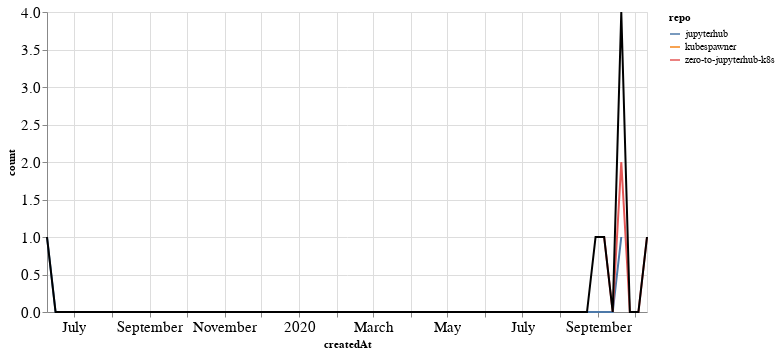

Notebook code for this chart:
### Markdown cell above
## PRs

### Code cell
prs_time = prs.groupby('repo').resample('W', on='createdAt').count()['author'].reset_index()
prs_time = prs_time.rename(columns={'author': 'count'})
prs_time_total = prs_time.groupby('createdAt').agg({"count": "sum"}).reset_index()

ch1 = alt.Chart(prs_time, width=600).mark_line().encode(
    x='createdAt',
    y='count',
    color='repo',
    tooltip="repo"
)

ch2 = alt.Chart(prs_time_total, width=600).mark_line(color="black").encode(
    x='createdAt',
    y='count',
)

ch1 + ch2

### Figure 1 — Vega-Lite specification as saved in the notebook (floating-point values rounded to 4 significant figures)
{"config": {"axisLeft": {"labelFontSize": 15}, "axisBottom": {"labelFontSize": 15}}, "layer": [{"data": {"name": "data-43f1b292c0eff2e46f5956563f9653a0"}, "mark": "line", "encoding": {"color": {"type": "nominal", "field": "repo"}, "tooltip": {"type": "nominal", "field": "repo"}, "x": {"type": "temporal", "field": "createdAt"}, "y": {"type": "quantitative", "field": "count"}}, "width": 600}, {"data": {"name": "data-376159fa00719edf4e0474def8fb3a87"}, "mark": {"type": "line", "color": "black"}, "encoding": {"x": {"type": "temporal", "field": "createdAt"}, "y": {"type": "quantitative", "field": "count"}}, "width": 600}], "$schema": "https://vega.github.io/schema/vega-lite/v4.8.1.json", "datasets": {"data-43f1b292c0eff2e46f5956563f9653a0": [{"repo": "jupyterhub", "createdAt": "2019-06-09T00:00:00", "count": 1}, {"repo": "jupyterhub", "createdAt": "2019-06-16T00:00:00", "count": 0}, {"repo": "jupyterhub", "createdAt": "2019-06-23T00:00:00", "count": 0}, {"repo": "jupyterhub", "createdAt": "2019-06-30T00:00:00", "count": 0}, {"repo": "jupyterhub", "createdAt": "2019-07-07T00:00:00", "count": 0}, {"repo": "jupyterhub", "createdAt": "2019-07-14T00:00:00", "count": 0}, {"repo": "jupyterhub", "createdAt": "2019-07-21T00:00:00", "count": 0}, {"repo": "jupyterhub", "createdAt": "2019-07-28T00:00:00", "count": 0}, {"repo": "jupyterhub", "createdAt": "2019-08-04T00:00:00", "count": 0}, {"repo": "jupyterhub", "createdAt": "2019-08-11T00:00:00", "count": 0}, {"repo": "jupyterhub", "createdAt": "2019-08-18T00:00:00", "count": 0}, {"repo": "jupyterhub", "createdAt": "2019-08-25T00:00:00", "count": 0}, {"repo": "jupyterhub", "createdAt": "2019-09-01T00:00:00", "count": 0}, {"repo": "jupyterhub", "createdAt": "2019-09-08T00:00:00", "count": 0}, {"repo": "jupyterhub", "createdAt": "2019-09-15T00:00:00", "count": 0}, {"repo": "jupyterhub", "createdAt": "2019-09-22T00:00:00", "count": 0}, {"repo": "jupyterhub", "createdAt": "2019-09-29T00:00:00", "count": 0}, {"repo": "jupyterhub", "createdAt": "2019-10-06T00:00:00", "count": 0}, {"repo": "jupyterhub", "createdAt": "2019-10-13T00:00:00", "count": 0}, {"repo": "jupyterhub", "createdAt": "2019-10-20T00:00:00", "count": 0}, {"repo": "jupyterhub", "createdAt": "2019-10-27T00:00:00", "count": 0}, {"repo": "jupyterhub", "createdAt": "2019-11-03T00:00:00", "count": 0}, {"repo": "jupyterhub", "createdAt": "2019-11-10T00:00:00", "count": 0}, {"repo": "jupyterhub", "createdAt": "2019-11-17T00:00:00", "count": 0}, {"repo": "jupyterhub", "createdAt": "2019-11-24T00:00:00", "count": 0}, {"repo": "jupyterhub", "createdAt": "2019-12-01T00:00:00", "count": 0}, {"repo": "jupyterhub", "createdAt": "2019-12-08T00:00:00", "count": 0}, {"repo": "jupyterhub", "createdAt": "2019-12-15T00:00:00", "count": 0}, {"repo": "jupyterhub", "createdAt": "2019-12-22T00:00:00", "count": 0}, {"repo": "jupyterhub", "createdAt": "2019-12-29T00:00:00", "count": 0}, {"repo": "jupyterhub", "createdAt": "2020-01-05T00:00:00", "count": 0}, {"repo": "jupyterhub", "createdAt": "2020-01-12T00:00:00", "count": 0}, {"repo": "jupyterhub", "createdAt": "2020-01-19T00:00:00", "count": 0}, {"repo": "jupyterhub", "createdAt": "2020-01-26T00:00:00", "count": 0}, {"repo": "jupyterhub", "createdAt": "2020-02-02T00:00:00", "count": 0}, {"repo": "jupyterhub", "createdAt": "2020-02-09T00:00:00", "count": 0}, {"repo": "jupyterhub", "createdAt": "2020-02-16T00:00:00", "count": 0}, {"repo": "jupyterhub", "createdAt": "2020-02-23T00:00:00", "count": 0}, {"repo": "jupyterhub", "createdAt": "2020-03-01T00:00:00", "count": 0}, {"repo": "jupyterhub", "createdAt": "2020-03-08T00:00:00", "count": 0}, {"repo": "jupyterhub", "createdAt": "2020-03-15T00:00:00", "count": 0}, {"repo": "jupyterhub", "createdAt": "2020-03-22T00:00:00", "count": 0}, {"repo": "jupyterhub", "createdAt": "2020-03-29T00:00:00", "count": 0}, {"repo": "jupyterhub", "createdAt": "2020-04-05T00:00:00", "count": 0}, {"repo": "jupyterhub", "createdAt": "2020-04-12T00:00:00", "count": 0}, {"repo": "jupyterhub", "createdAt": "2020-04-19T00:00:00", "count": 0}, {"repo": "jupyterhub", "createdAt": "2020-04-26T00:00:00", "count": 0}, {"repo": "jupyterhub", "createdAt": "2020-05-03T00:00:00", "count": 0}, {"repo": "jupyterhub", "createdAt": "2020-05-10T00:00:00", "count": 0}, {"repo": "jupyterhub", "createdAt": "2020-05-17T00:00:00", "count": 0}, {"repo": "jupyterhub", "createdAt": "2020-05-24T00:00:00", "count": 0}, {"repo": "jupyterhub", "createdAt": "2020-05-31T00:00:00", "count": 0}, {"repo": "jupyterhub", "createdAt": "2020-06-07T00:00:00", "count": 0}, {"repo": "jupyterhub", "createdAt": "2020-06-14T00:00:00", "count": 0}, {"repo": "jupyterhub", "createdAt": "2020-06-21T00:00:00", "count": 0}, {"repo": "jupyterhub", "createdAt": "2020-06-28T00:00:00", "count": 0}, {"repo": "jupyterhub", "createdAt": "2020-07-05T00:00:00", "count": 0}, {"repo": "jupyterhub", "createdAt": "2020-07-12T00:00:00", "count": 0}, {"repo": "jupyterhub", "createdAt": "2020-07-19T00:00:00", "count": 0}, {"repo": "jupyterhub", "createdAt": "2020-07-26T00:00:00", "count": 0}, {"repo": "jupyterhub", "createdAt": "2020-08-02T00:00:00", "count": 0}, {"repo": "jupyterhub", "createdAt": "2020-08-09T00:00:00", "count": 0}, {"repo": "jupyterhub", "createdAt": "2020-08-16T00:00:00", "count": 0}, {"repo": "jupyterhub", "createdAt": "2020-08-23T00:00:00", "count": 0}, {"repo": "jupyterhub", "createdAt": "2020-08-30T00:00:00", "count": 0}, {"repo": "jupyterhub", "createdAt": "2020-09-06T00:00:00", "count": 0}, {"repo": "jupyterhub", "createdAt": "2020-09-13T00:00:00", "count": 0}, {"repo": "jupyterhub", "createdAt": "2020-09-20T00:00:00", "count": 1}, {"repo": "kubespawner", "createdAt": "2020-09-20T00:00:00", "count": 1}, {"repo": "zero-to-jupyterhub-k8s", "createdAt": "2020-08-30T00:00:00", "count": 1}, {"repo": "zero-to-jupyterhub-k8s", "createdAt": "2020-09-06T00:00:00", "count": 1}, {"repo": "zero-to-jupyterhub-k8s", "createdAt": "2020-09-13T00:00:00", "count": 0}, {"repo": "zero-to-jupyterhub-k8s", "createdAt": "2020-09-20T00:00:00", "count": 2}, {"repo": "zero-to-jupyterhub-k8s", "createdAt": "2020-09-27T00:00:00", "count": 0}, {"repo": "zero-to-jupyterhub-k8s", "createdAt": "2020-10-04T00:00:00", "count": 0}, {"repo": "zero-to-jupyterhub-k8s", "createdAt": "2020-10-11T00:00:00", "count": 1}], "data-376159fa00719edf4e0474def8fb3a87": [{"createdAt": "2019-06-09T00:00:00", "count": 1}, {"createdAt": "2019-06-16T00:00:00", "count": 0}, {"createdAt": "2019-06-23T00:00:00", "count": 0}, {"createdAt": "2019-06-30T00:00:00", "count": 0}, {"createdAt": "2019-07-07T00:00:00", "count": 0}, {"createdAt": "2019-07-14T00:00:00", "count": 0}, {"createdAt": "2019-07-21T00:00:00", "count": 0}, {"createdAt": "2019-07-28T00:00:00", "count": 0}, {"createdAt": "2019-08-04T00:00:00", "count": 0}, {"createdAt": "2019-08-11T00:00:00", "count": 0}, {"createdAt": "2019-08-18T00:00:00", "count": 0}, {"createdAt": "2019-08-25T00:00:00", "count": 0}, {"createdAt": "2019-09-01T00:00:00", "count": 0}, {"createdAt": "2019-09-08T00:00:00", "count": 0}, {"createdAt": "2019-09-15T00:00:00", "count": 0}, {"createdAt": "2019-09-22T00:00:00", "count": 0}, {"createdAt": "2019-09-29T00:00:00", "count": 0}, {"createdAt": "2019-10-06T00:00:00", "count": 0}, {"createdAt": "2019-10-13T00:00:00", "count": 0}, {"createdAt": "2019-10-20T00:00:00", "count": 0}, {"createdAt": "2019-10-27T00:00:00", "count": 0}, {"createdAt": "2019-11-03T00:00:00", "count": 0}, {"createdAt": "2019-11-10T00:00:00", "count": 0}, {"createdAt": "2019-11-17T00:00:00", "count": 0}, {"createdAt": "2019-11-24T00:00:00", "count": 0}, {"createdAt": "2019-12-01T00:00:00", "count": 0}, {"createdAt": "2019-12-08T00:00:00", "count": 0}, {"createdAt": "2019-12-15T00:00:00", "count": 0}, {"createdAt": "2019-12-22T00:00:00", "count": 0}, {"createdAt": "2019-12-29T00:00:00", "count": 0}, {"createdAt": "2020-01-05T00:00:00", "count": 0}, {"createdAt": "2020-01-12T00:00:00", "count": 0}, {"createdAt": "2020-01-19T00:00:00", "count": 0}, {"createdAt": "2020-01-26T00:00:00", "count": 0}, {"createdAt": "2020-02-02T00:00:00", "count": 0}, {"createdAt": "2020-02-09T00:00:00", "count": 0}, {"createdAt": "2020-02-16T00:00:00", "count": 0}, {"createdAt": "2020-02-23T00:00:00", "count": 0}, {"createdAt": "2020-03-01T00:00:00", "count": 0}, {"createdAt": "2020-03-08T00:00:00", "count": 0}, {"createdAt": "2020-03-15T00:00:00", "count": 0}, {"createdAt": "2020-03-22T00:00:00", "count": 0}, {"createdAt": "2020-03-29T00:00:00", "count": 0}, {"createdAt": "2020-04-05T00:00:00", "count": 0}, {"createdAt": "2020-04-12T00:00:00", "count": 0}, {"createdAt": "2020-04-19T00:00:00", "count": 0}, {"createdAt": "2020-04-26T00:00:00", "count": 0}, {"createdAt": "2020-05-03T00:00:00", "count": 0}, {"createdAt": "2020-05-10T00:00:00", "count": 0}, {"createdAt": "2020-05-17T00:00:00", "count": 0}, {"createdAt": "2020-05-24T00:00:00", "count": 0}, {"createdAt": "2020-05-31T00:00:00", "count": 0}, {"createdAt": "2020-06-07T00:00:00", "count": 0}, {"createdAt": "2020-06-14T00:00:00", "count": 0}, {"createdAt": "2020-06-21T00:00:00", "count": 0}, {"createdAt": "2020-06-28T00:00:00", "count": 0}, {"createdAt": "2020-07-05T00:00:00", "count": 0}, {"createdAt": "2020-07-12T00:00:00", "count": 0}, {"createdAt": "2020-07-19T00:00:00", "count": 0}, {"createdAt": "2020-07-26T00:00:00", "count": 0}, {"createdAt": "2020-08-02T00:00:00", "count": 0}, {"createdAt": "2020-08-09T00:00:00", "count": 0}, {"createdAt": "2020-08-16T00:00:00", "count": 0}, {"createdAt": "2020-08-23T00:00:00", "count": 0}, {"createdAt": "2020-08-30T00:00:00", "count": 1}, {"createdAt": "2020-09-06T00:00:00", "count": 1}, {"createdAt": "2020-09-13T00:00:00", "count": 0}, {"createdAt": "2020-09-20T00:00:00", "count": 4}, {"createdAt": "2020-09-27T00:00:00", "count": 0}, {"createdAt": "2020-10-04T00:00:00", "count": 0}, {"createdAt": "2020-10-11T00:00:00", "count": 1}]}}
